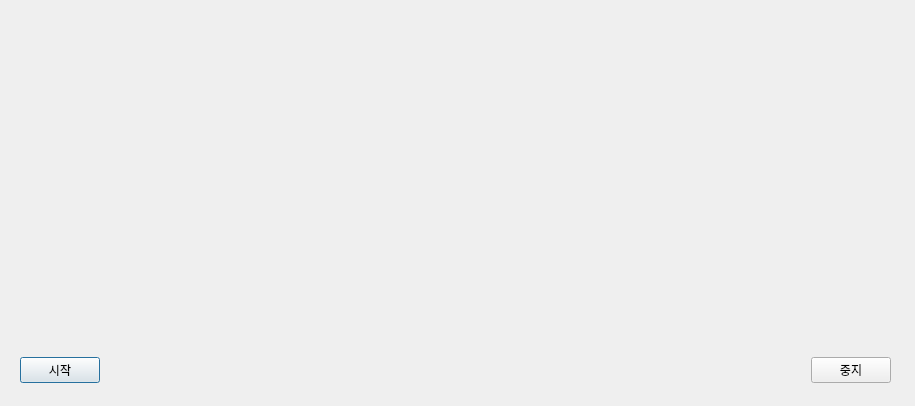
<?xml version="1.0" encoding="UTF-8"?>
<ui version="4.0">
 <class>Dialog</class>
 <widget class="QDialog" name="Dialog">
  <property name="geometry">
   <rect>
    <x>0</x>
    <y>0</y>
    <width>915</width>
    <height>406</height>
   </rect>
  </property>
  <property name="windowTitle">
   <string>Dialog</string>
  </property>
  <widget class="QWidget" name="verticalLayoutWidget">
   <property name="geometry">
    <rect>
     <x>20</x>
     <y>20</y>
     <width>871</width>
     <height>321</height>
    </rect>
   </property>
   <layout class="QVBoxLayout" name="verticalLayout"/>
  </widget>
  <widget class="QWidget" name="horizontalLayoutWidget">
   <property name="geometry">
    <rect>
     <x>20</x>
     <y>350</y>
     <width>871</width>
     <height>41</height>
    </rect>
   </property>
   <layout class="QHBoxLayout" name="horizontalLayout">
    <item>
     <widget class="QPushButton" name="btnStart">
      <property name="text">
       <string>시작</string>
      </property>
     </widget>
    </item>
    <item>
     <spacer name="horizontalSpacer">
      <property name="orientation">
       <enum>Qt::Horizontal</enum>
      </property>
      <property name="sizeHint" stdset="0">
       <size>
        <width>40</width>
        <height>20</height>
       </size>
      </property>
     </spacer>
    </item>
    <item>
     <widget class="QPushButton" name="btnStop">
      <property name="text">
       <string>중지</string>
      </property>
     </widget>
    </item>
   </layout>
  </widget>
 </widget>
 <resources/>
 <connections/>
</ui>
